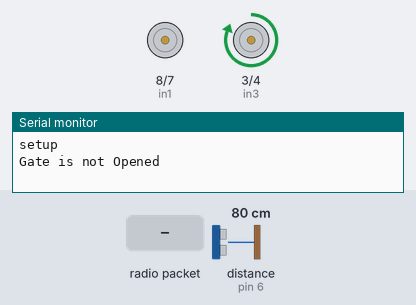
A sketch run on a simulated Arduino Uno, built with avr-gcc and run on an emulated ATmega328P. On the bench: motor-driver pin pairs drawn as motors (green arrow = first pin HIGH = forward, orange = second pin HIGH = backward, longer = more drive, scaled by the enable pin), the last lines printed to the serial monitor. Wiring (inferred from the names in the program): ultrasonic range finder: trigger pin 5; echo pin 6. The test bench sets the inputs (shaded band); at power-on: distance to the obstacle (sensor on pin 6) 80 cm. The echo pulse lasts 58.3 µs per cm; no radio packets arrive unless stated.

Above: at 2.9 s.
3.0 s: radio packet "1" arrives
At 4.22 s:
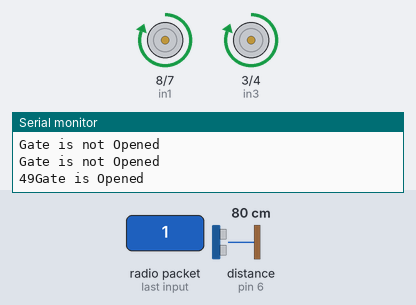
At 5.3 s:
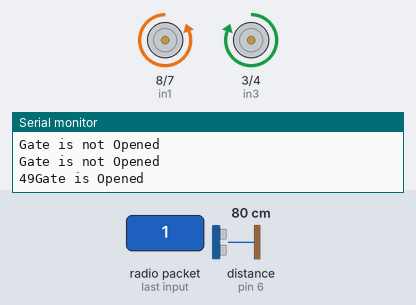
5.7 s: radio packet "0" arrives
Timing chart, 0 to 8.7 s (numbered marks = the images above; inputs shaded):
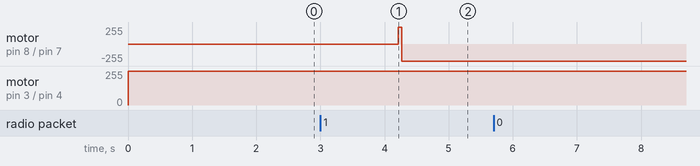

The sketch:

Reciever_code_final_test_rx_gate_clear123.txt.ino
```cpp
// RECIEVER CODE

#include <VirtualWire.h>

//declaring pin nos to FIRST L293D
int en1 = 11;
 int en2 = 9;
 int in1 = 8;
 int in2 = 7;
 int in3 = 3;
 int in4 = 4;
 int trigPin=5;
 int echoPin=6;
 int distance_thresh=400;

void setup()
{

    pinMode(trigPin,OUTPUT);
    pinMode(echoPin,INPUT);
     Serial.begin(9600);  // Debugging only
    Serial.println("setup");

    // Initialise the IO and ISR
    vw_setup(200000);  // Bits per sec
    vw_set_rx_pin(2);    //Rx Data pin to Digital  Pin 2
    vw_rx_start();       // Start the receiver PLL running

    for (int i = 0; i < 12; i++)
   {
          pinMode(en1,OUTPUT);
          pinMode(in1,OUTPUT);
          pinMode(in2,OUTPUT);
          pinMode(in3,OUTPUT);
          pinMode(in4,OUTPUT);
          pinMode(en2,OUTPUT);

   }
   /*
    * pinMode(ALLTHEDECLAREDPINS,OUTPUT)
    */

}//close setup

void loop()
{
    long duration, distance;
  digitalWrite(trigPin, LOW);
  delayMicroseconds(2);
  digitalWrite(trigPin, HIGH);
  delayMicroseconds(10);
  digitalWrite(trigPin, LOW);
  duration = pulseIn(echoPin, HIGH);
  distance = (duration/2) / 29.1;
 //Serial.print(distance);
 //Serial.println("CM");


   if (distance <= distance_thresh)
   {
    uint8_t buf[VW_MAX_MESSAGE_LEN];
    uint8_t buflen = VW_MAX_MESSAGE_LEN;

    if (vw_get_message(buf, &buflen)) // Non-blocking
    {
        int i;

            digitalWrite(13, true); // Flash a light to show received good message
                 // Message with a good checksum received, dump it.
              for (i = 0; i < buflen; i++)
                  {
                    Serial.print(buf[i]);//print received command
                      if(buf[i] == '1')//if car is in vicinity
                        {
                          gate_open();
                          Serial.println("Gate is Opened");
                          delay(1000);
                          }
                      /*else
                        {
                          siren();
                          Serial.println("Gate is not Opened");
                        }*/

                   }

      }//close if
      else
      {
          siren();
          Serial.println("Gate is not Opened");
       }
      }//if sensor loop closed
      else if (distance > distance_thresh)
      {
        Serial.println("All Clear");
      }
  delay(100);
}//close loop
void gate_open()
{
  digitalWrite(en1,50);
 digitalWrite(in1,HIGH);
 digitalWrite(in2,LOW);
 delay(50);
 digitalWrite(en1,50);
 digitalWrite(in1,LOW);
 digitalWrite(in2,HIGH);
}
void siren()
{
  digitalWrite(en2,255);
  digitalWrite(in3,HIGH);
  digitalWrite(in4,LOW);
  delay(2000);
}

//End Of Code
```

Measured:
- after the input at 3.0 s, motor on pin 8 (in1) / pin 7 (in2): stopped → backward 255/255 after 1.2 s
